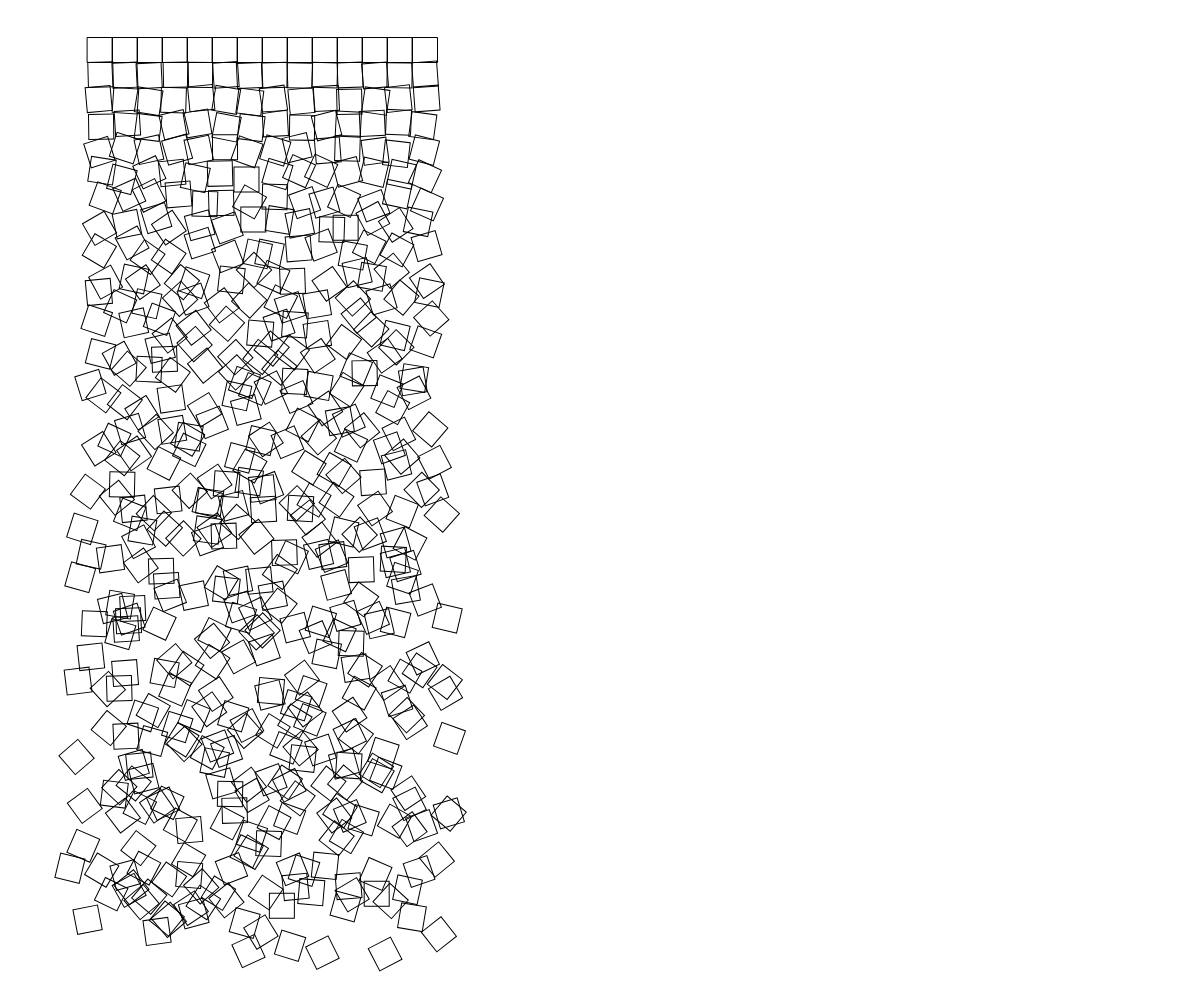
Frame 1 (no input)
Frame 60 (no input): identical to frame 1, image omitted
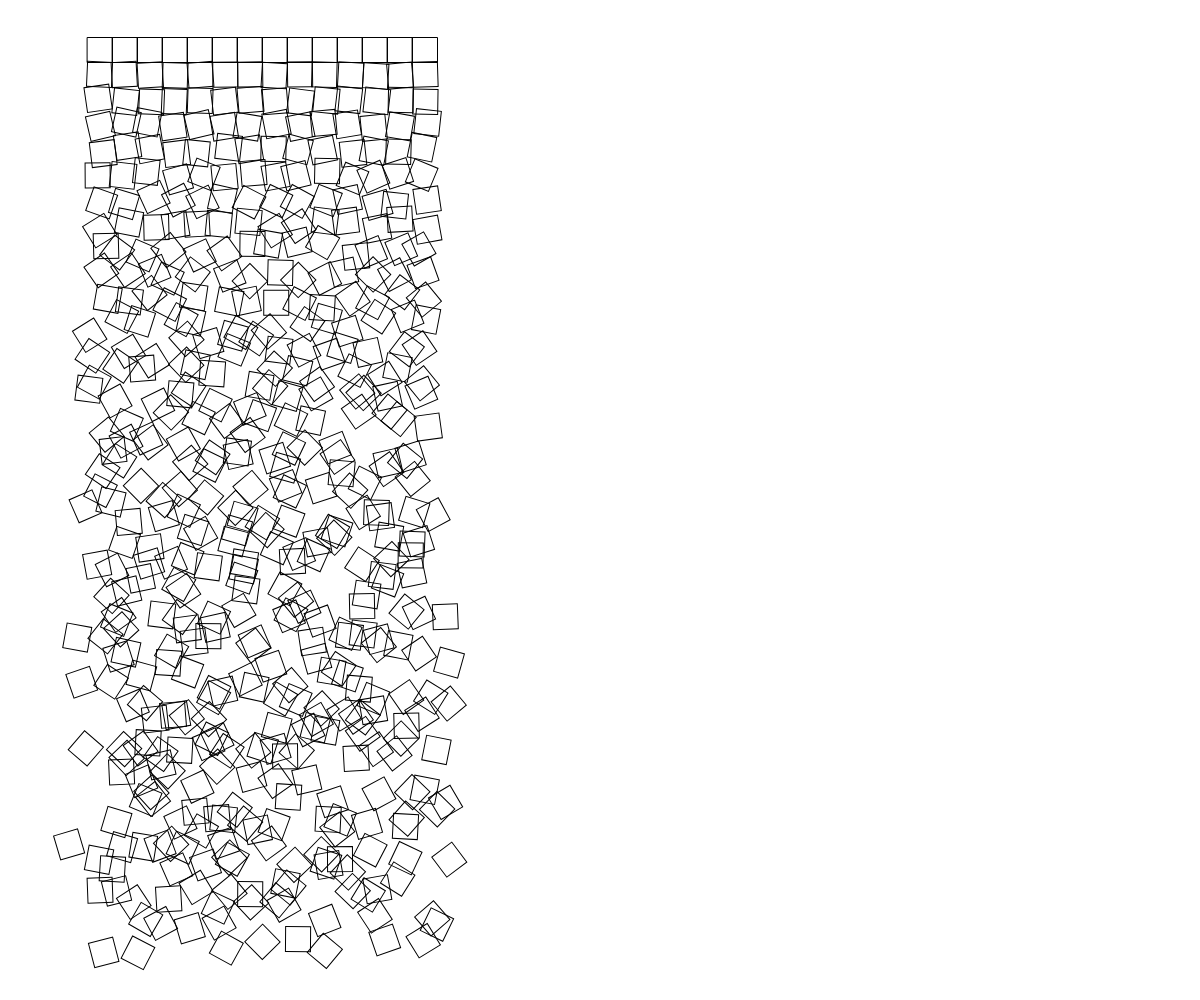
Frame 120 (the mouse pressed at the canvas centre since frame 60)

The p5.js sketch that drew these frames (run headless with seeded random() and noise() and a simulated clock; from frame 60 on, the mouse is pressed at the canvas centre):

// p5.js sketch
// ── sketch.js
// Generative Art Demo
// Cubic Disarray
// Dan Schellenberg
// Aug 28, 2019


async function setup() {
  createCanvas(windowWidth, windowHeight);
  angleMode(DEGREES);
  drawGridOfCubes(100, 50, 25, 25, 450, height - 50);
}

function draw() {  
}

function mousePressed() {
  setup();
}

function keyPressed() {
  setup();
}

function drawGridOfCubes(startingX, startingY, cubeWidth, cubeHeight, endingX, endingY) {
  background(255);
  for (let x = startingX; x < endingX; x += cubeWidth) {
    let rowNumber = 0;
    for (let y = startingY; y < endingY; y += cubeHeight) {
      let offsetAngle = random(-5, 5) * rowNumber;
      let offsetX = random(-1, 1) * rowNumber;
      let offsetY = random(-1, 1) * rowNumber;
      drawCube(x + offsetX, y + offsetY, cubeWidth, cubeHeight, offsetAngle);
      rowNumber++;
    }
  }
}

function drawCube(x, y, cubeWidth, cubeHeight, offsetAngle) {
  push();
  translate(x, y);
  rotate(offsetAngle);
  fill(255, 255, 255, 0);
  rectMode(CENTER);
  rect(0, 0, cubeWidth, cubeHeight);
  pop();
}
